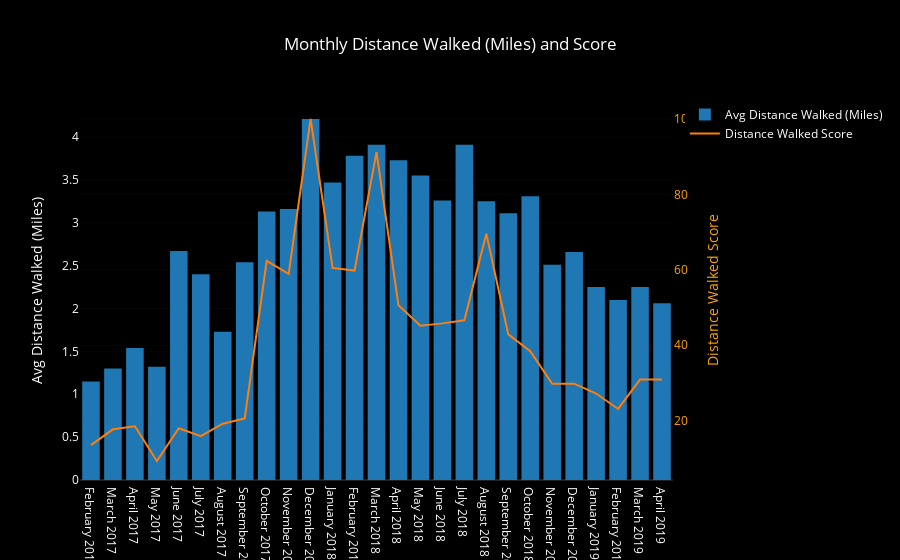

Notebook code for this chart:
### Code cell
bars = go.Bar(x=month_df.month_year, y=month_df.mean_dist,
              name='Avg Distance Walked (Miles)', yaxis='y1')

score_line = go.Scatter(x=month_df.month_year, y=month_df.dist_score,
                        name='Distance Walked Score', yaxis='y2')

layout = go.Layout({'plot_bgcolor': 'black', 'paper_bgcolor': 'black',
                    'font': {'color': 'white'},
                    'title': 'Monthly Distance Walked (Miles) and Score',
                    'yaxis': {'title': 'Avg Distance Walked (Miles)'},
                    'yaxis2': {'title': 'Distance Walked Score',
                               'titlefont': {'color': 'orange'},
                               'tickfont': {'color': 'orange'},
                               'overlaying': 'y',
                               'side': 'right'},
                   'xaxis': {'type': '-'}})

data = [bars, score_line]
fig = go.Figure(data=data, layout=layout)
iplot(fig)

### Figure 1 — Plotly figure (JSON) as saved in the notebook; plotly's stock layout.template omitted (floating-point values rounded to 4 significant figures)
{"data": [{"name": "Avg Distance Walked (Miles)", "type": "bar", "uid": "7ebd6ca8-b4af-4c85-8e3b-58116887bcdf", "x": ["February 2017", "March 2017", "April 2017", "May 2017", "June 2017", "July 2017", "August 2017", "September 2017", "October 2017", "November 2017", "December 2017", "January 2018", "February 2018", "March 2018", "April 2018", "May 2018", "June 2018", "July 2018", "August 2018", "September 2018", "October 2018", "November 2018", "December 2018", "January 2019", "February 2019", "March 2019", "April 2019"], "y": [1.15, 1.3, 1.54, 1.32, 2.67, 2.4, 1.73, 2.54, 3.13, 3.16, 4.21, 3.47, 3.78, 3.91, 3.73, 3.55, 3.26, 3.91, 3.25, 3.11, 3.31, 2.51, 2.66, 2.25, 2.1, 2.25, 2.06], "yaxis": "y"}, {"name": "Distance Walked Score", "type": "scatter", "uid": "e82c3cd9-b0af-498d-bf9d-c55edc240866", "x": ["February 2017", "March 2017", "April 2017", "May 2017", "June 2017", "July 2017", "August 2017", "September 2017", "October 2017", "November 2017", "December 2017", "January 2018", "February 2018", "March 2018", "April 2018", "May 2018", "June 2018", "July 2018", "August 2018", "September 2018", "October 2018", "November 2018", "December 2018", "January 2019", "February 2019", "March 2019", "April 2019"], "y": [13.5, 17.7, 18.5, 9.3, 18, 15.9, 19.2, 20.6, 62.4, 58.9, 100, 60.5, 59.8, 91.2, 50.6, 45.2, 45.8, 46.6, 69.6, 42.9, 38.4, 29.8, 29.8, 27.2, 23.1, 30.9, 30.9], "yaxis": "y2"}], "layout": {"font": {"color": "white"}, "paper_bgcolor": "black", "plot_bgcolor": "black", "title": {"text": "Monthly Distance Walked (Miles) and Score"}, "xaxis": {"type": "-"}, "yaxis": {"title": {"text": "Avg Distance Walked (Miles)"}}, "yaxis2": {"overlaying": "y", "side": "right", "tickfont": {"color": "orange"}, "title": {"font": {"color": "orange"}, "text": "Distance Walked Score"}}}}
